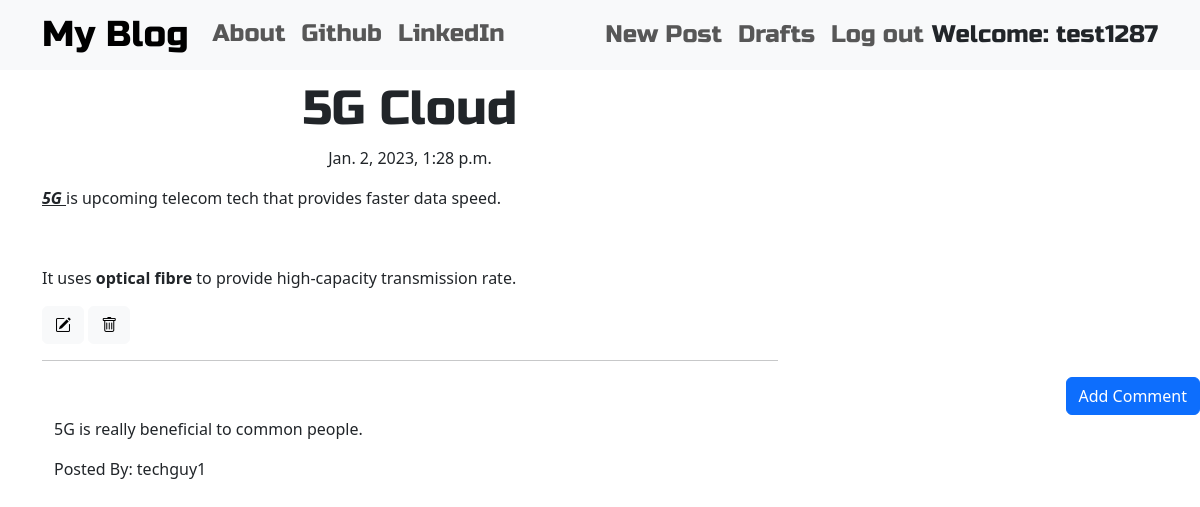
The app's page /post/7 (signed in) with its own data.
### blog/models.py (models this page shows, shortened)
class Post(models.Model):
    author = models.ForeignKey('auth.User',on_delete=models.CASCADE)
    title = models.CharField(max_length=200)
    text = models.TextField()
    create_date = models.DateTimeField(default=django.utils.timezone.now)
    published_date = models.DateTimeField(blank=True,null=True)

class Comment(models.Model):
    post = models.ForeignKey('blog.Post',related_name='comments',on_delete=models.CASCADE)
    author = models.CharField(max_length=100)
    text = models.TextField()
    create_date = models.DateTimeField(default=django.utils.timezone.now)
    approved_comment = models.BooleanField(default=False)

### blog/views.py (the view)
# urls.py: re_path(r"^post/(?P<pk>\d+)$", views.PostDetailView.as_view(),name='post_detail'),
class PostDetailView(DetailView):
    model = Post

### blog/templates/blog/post_detail.html (shortened to what this page needs)
{% extends 'blog/base.html' %}
{% block content %}
    <h1 class="posttitle loader">{{ post.title }}</h1>
    {% if post.published_date %}
        <div class="date postdate">
            {{ post.published_date }}
        </div>
    {% else %}
        <a class="btn btn-primary" href="{% url 'post_publish' pk=post.pk %}">Publish</a>
    {% endif %}
    <p class="postcontent">{{ post.text|safe|linebreaks }}</p>
    {% if user.is_authenticated %}
        <a class="btn btn-light" href="{% url 'post_edit' pk=post.pk %}">
            <i class="bi bi-pencil-square"></i>
        </a>
        <a class="btn btn-light" href="{% url 'post_remove' pk=post.pk %}">
            <i class="bi bi-trash"></i>
        </a>
    {% endif %}
    <hr>
    <a class="btn btn-primary btn-comment" href="{% url 'add_comment_to_post' pk=post.pk %}">Add Comment</a>
    <div class="container">
        {% for comment in post.comments.all %}
            <br>
            {% if user.is_authenticated or comment.approved_comment %}
                <p>{{ comment.text|safe|linebreaks }}</p>
                <p>Posted By: {{ comment.author }}</p>
            {% endif %}
            {% empty %}
            <p>No Comment</p>
        {% endfor %}
    </div>
{% endblock %}

### blog/templates/blog/base.html (shortened to what this page needs)
<!DOCTYPE html>
{% load static %}
<html lang="en">
<head>
    <link href="https://cdn.jsdelivr.net/npm/bootstrap@5.3.0-alpha1/dist/css/bootstrap.min.css" rel="stylesheet">
    <link rel="stylesheet" href="https://cdn.jsdelivr.net/npm/bootstrap-icons@1.7.2/font/bootstrap-icons.css">
    <link rel="stylesheet" href="//cdn.jsdelivr.net/npm/medium-editor@latest/dist/css/medium-editor.min.css" type="text/css" media="screen" charset="utf-8">
    <link rel="stylesheet" href="{% static 'css/blog.css' %}">
</head>
<body>
    <nav class="navbar navbar-expand-lg navbar-light bg-light techfont">
        <div class="container">
            <div class="collapse navbar-collapse">
                <ul class="navbar-nav mr-auto">
                    <li><a class="navbar-brand bigbrand" href="{% url 'post_list' %}">My Blog</a></li>
                    <li><a class="nav-link" href="{% url 'about' %}">About</a></li>
                    <li><a class="nav-link" href="https://www.github.com">Github</a></li>
                    <li><a class="nav-link" href="https://www.linkedin.com">LinkedIn</a></li>
                </ul>
            </div>
            <div class="navbar-nav align-items-center ml-auto">
                    {% if user.is_authenticated %}
                        <a class="nav-item nav-link" href="{% url 'post_new' %}">New Post</a>
                        <a class="nav-item nav-link" href="{% url 'post_draft_list' %}">Drafts</a>
                        <a class="nav-item nav-link" href="{% url 'logout' %}">Log out</a>
                        <a >Welcome: {{ user.username }}</a>
                    {% else %}
                        <a class="nav-item nav-link" href="{% url 'login' %}" aria-label="Login">
                            <i class="bi bi-person-circle fa-xs"></i></a>
                        <!-- <a class="nav-item nav-link" href="{% url 'login' %}" aria-label="Login">
                            <span class="fa fa-user" aria-hidden="true"></span></a> -->
                    {% endif %}
                </div>
        </div>
    </nav>
    <div class="content container">
        <div class="row">
            <div class="col-md-8">
                <div class="blog_posts">
                    {% block content %}
                    {% endblock %}
                </div>
            </div>
        </div>
    </div>
</body>
</html>

### blog/static/css/blog.css (style rules this page uses)
.techfont { font-family: 'Russo One', sans-serif; font-size: 1.5em; margin-bottom: 10px; }
.bigbrand { font-size: 1.5em; }
.postdate { text-align: center; }
.posttitle { font-family: 'Russo One', sans-serif; font-size: 3em; text-align: center; }
.postcontent { font-family: 'Montserrat'; font-size: 1.5em; }
.btn-comment { position: absolute; right: 0px; }
.loader { filter:hue-rotate(0deg); color:linear-gradient(45deg,#0f8,#08f); animation:hue 10000ms infinite linear; }

### records on screen
Post: title "5G Cloud", published_date "Jan. 2, 2023, 1:28 p.m.", text "5G is upcoming telecom tech that provides faster data speed. It uses optical fibre to provide high-capacity transmission rate."
Comment: text "5G is really beneficial to common people.", author "techguy1"

### other values on screen
{{ user.username }} "test1287"
